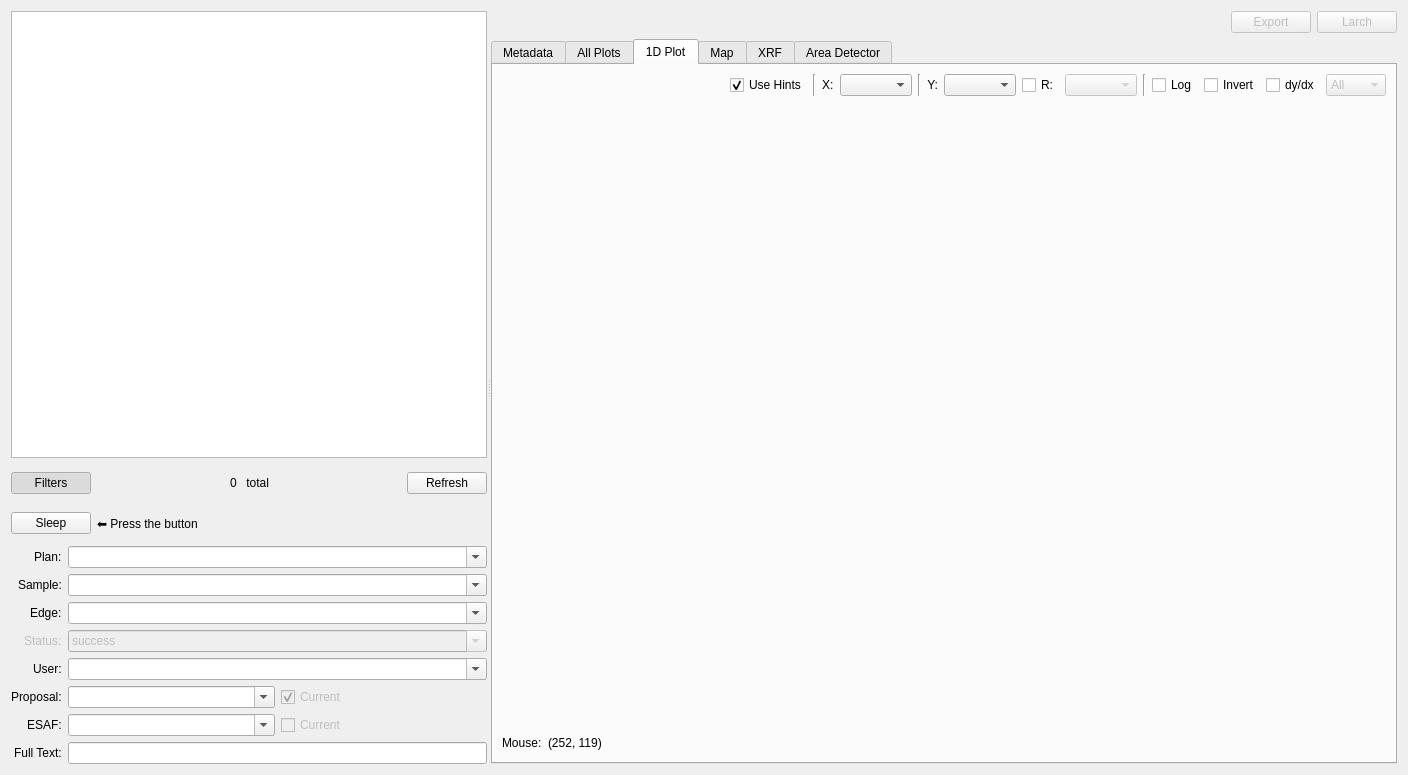
<?xml version="1.0" encoding="UTF-8"?>
<ui version="4.0">
 <class>run_browser_widget</class>
 <widget class="QWidget" name="run_browser_widget">
  <property name="geometry">
   <rect>
    <x>0</x>
    <y>0</y>
    <width>1408</width>
    <height>775</height>
   </rect>
  </property>
  <property name="windowTitle">
   <string>Run Browser</string>
  </property>
  <layout class="QVBoxLayout" name="verticalLayout_3">
   <item>
    <widget class="QSplitter" name="splitter">
     <property name="orientation">
      <enum>Qt::Horizontal</enum>
     </property>
     <widget class="QWidget" name="verticalLayoutWidget">
      <layout class="QVBoxLayout" name="run_list_layout" stretch="1,0,0,0">
       <item>
        <widget class="QTableView" name="run_tableview">
         <property name="sizePolicy">
          <sizepolicy hsizetype="Preferred" vsizetype="Expanding">
           <horstretch>1</horstretch>
           <verstretch>0</verstretch>
          </sizepolicy>
         </property>
         <property name="maximumSize">
          <size>
           <width>16777215</width>
           <height>16777215</height>
          </size>
         </property>
         <property name="baseSize">
          <size>
           <width>100</width>
           <height>0</height>
          </size>
         </property>
         <property name="sortingEnabled">
          <bool>true</bool>
         </property>
        </widget>
       </item>
       <item>
        <layout class="QHBoxLayout" name="filters_button_layout">
         <property name="spacing">
          <number>0</number>
         </property>
         <property name="topMargin">
          <number>0</number>
         </property>
         <item>
          <widget class="RevealButton" name="filters_button">
           <property name="text">
            <string>Filters</string>
           </property>
           <property name="checkable">
            <bool>true</bool>
           </property>
           <property name="checked">
            <bool>true</bool>
           </property>
          </widget>
         </item>
         <item>
          <spacer name="horizontalSpacer_4">
           <property name="orientation">
            <enum>Qt::Horizontal</enum>
           </property>
           <property name="sizeHint" stdset="0">
            <size>
             <width>40</width>
             <height>20</height>
            </size>
           </property>
          </spacer>
         </item>
         <item>
          <widget class="QWidget" name="runs_total_layout" native="true">
           <property name="sizePolicy">
            <sizepolicy hsizetype="Preferred" vsizetype="Preferred">
             <horstretch>0</horstretch>
             <verstretch>0</verstretch>
            </sizepolicy>
           </property>
           <property name="minimumSize">
            <size>
             <width>0</width>
             <height>0</height>
            </size>
           </property>
           <layout class="QHBoxLayout" name="horizontalLayout_9">
            <item>
             <spacer name="horizontalSpacer_6">
              <property name="orientation">
               <enum>Qt::Horizontal</enum>
              </property>
              <property name="sizeHint" stdset="0">
               <size>
                <width>40</width>
                <height>20</height>
               </size>
              </property>
             </spacer>
            </item>
            <item>
             <widget class="QLabel" name="runs_total_label">
              <property name="text">
               <string>0</string>
              </property>
              <property name="margin">
               <number>0</number>
              </property>
             </widget>
            </item>
            <item>
             <widget class="QLabel" name="label_11">
              <property name="text">
               <string> total</string>
              </property>
             </widget>
            </item>
            <item>
             <spacer name="horizontalSpacer_5">
              <property name="orientation">
               <enum>Qt::Horizontal</enum>
              </property>
              <property name="sizeHint" stdset="0">
               <size>
                <width>40</width>
                <height>20</height>
               </size>
              </property>
             </spacer>
            </item>
           </layout>
          </widget>
         </item>
         <item>
          <spacer name="horizontalSpacer">
           <property name="orientation">
            <enum>Qt::Horizontal</enum>
           </property>
           <property name="sizeHint" stdset="0">
            <size>
             <width>40</width>
             <height>20</height>
            </size>
           </property>
          </spacer>
         </item>
         <item>
          <widget class="QPushButton" name="refresh_runs_button">
           <property name="text">
            <string>Refresh</string>
           </property>
          </widget>
         </item>
        </layout>
       </item>
       <item>
        <layout class="QHBoxLayout" name="horizontalLayout_8">
         <property name="topMargin">
          <number>4</number>
         </property>
         <item>
          <widget class="QPushButton" name="sleep_button">
           <property name="text">
            <string>Sleep</string>
           </property>
          </widget>
         </item>
         <item>
          <widget class="QLabel" name="sleep_label">
           <property name="text">
            <string>⬅ Press the button</string>
           </property>
          </widget>
         </item>
         <item>
          <spacer name="horizontalSpacer_8">
           <property name="orientation">
            <enum>Qt::Horizontal</enum>
           </property>
           <property name="sizeHint" stdset="0">
            <size>
             <width>40</width>
             <height>20</height>
            </size>
           </property>
          </spacer>
         </item>
        </layout>
       </item>
       <item>
        <widget class="FiltersWidget" name="filters_widget" native="true">
         <layout class="QVBoxLayout" name="verticalLayout_4">
          <property name="leftMargin">
           <number>0</number>
          </property>
          <property name="topMargin">
           <number>0</number>
          </property>
          <property name="rightMargin">
           <number>0</number>
          </property>
          <property name="bottomMargin">
           <number>0</number>
          </property>
          <item>
           <layout class="QFormLayout" name="filters_layout">
            <property name="labelAlignment">
             <set>Qt::AlignRight|Qt::AlignTrailing|Qt::AlignVCenter</set>
            </property>
            <property name="topMargin">
             <number>6</number>
            </property>
            <item row="0" column="0">
             <widget class="QLabel" name="label_4">
              <property name="text">
               <string>Plan:</string>
              </property>
             </widget>
            </item>
            <item row="0" column="1">
             <widget class="QComboBox" name="filter_plan_combobox">
              <property name="editable">
               <bool>true</bool>
              </property>
              <property name="currentText">
               <string/>
              </property>
             </widget>
            </item>
            <item row="1" column="0">
             <widget class="QLabel" name="label_8">
              <property name="text">
               <string>Sample:</string>
              </property>
             </widget>
            </item>
            <item row="1" column="1">
             <widget class="QComboBox" name="filter_sample_combobox">
              <property name="toolTip">
               <string>The sample composition to look for. Supports regular expression. E.g. Sb.*Te</string>
              </property>
              <property name="editable">
               <bool>true</bool>
              </property>
              <property name="currentText">
               <string/>
              </property>
             </widget>
            </item>
            <item row="2" column="0">
             <widget class="QLabel" name="label_6">
              <property name="text">
               <string>Edge:</string>
              </property>
             </widget>
            </item>
            <item row="2" column="1">
             <widget class="QComboBox" name="filter_edge_combobox">
              <property name="toolTip">
               <string>The X-ray absorption edge, or energy in electron-volts, that an energy scan was collected. Supports regular expressions. E.g. Ni_K</string>
              </property>
              <property name="editable">
               <bool>true</bool>
              </property>
              <property name="currentText">
               <string/>
              </property>
             </widget>
            </item>
            <item row="4" column="0">
             <widget class="QLabel" name="label">
              <property name="text">
               <string>User:</string>
              </property>
             </widget>
            </item>
            <item row="4" column="1">
             <widget class="QComboBox" name="filter_user_combobox">
              <property name="editable">
               <bool>true</bool>
              </property>
              <property name="currentText">
               <string/>
              </property>
             </widget>
            </item>
            <item row="5" column="0">
             <widget class="QLabel" name="label_2">
              <property name="text">
               <string>Proposal:</string>
              </property>
             </widget>
            </item>
            <item row="5" column="1">
             <layout class="QHBoxLayout" name="horizontalLayout_2">
              <item>
               <widget class="QComboBox" name="filter_proposal_combobox">
                <property name="sizePolicy">
                 <sizepolicy hsizetype="Preferred" vsizetype="Expanding">
                  <horstretch>0</horstretch>
                  <verstretch>0</verstretch>
                 </sizepolicy>
                </property>
                <property name="editable">
                 <bool>true</bool>
                </property>
               </widget>
              </item>
              <item>
               <widget class="QCheckBox" name="filter_current_proposal_checkbox">
                <property name="enabled">
                 <bool>false</bool>
                </property>
                <property name="sizePolicy">
                 <sizepolicy hsizetype="Minimum" vsizetype="Minimum">
                  <horstretch>0</horstretch>
                  <verstretch>0</verstretch>
                 </sizepolicy>
                </property>
                <property name="minimumSize">
                 <size>
                  <width>100</width>
                  <height>0</height>
                 </size>
                </property>
                <property name="text">
                 <string>Current</string>
                </property>
                <property name="checked">
                 <bool>true</bool>
                </property>
               </widget>
              </item>
             </layout>
            </item>
            <item row="6" column="0">
             <widget class="QLabel" name="label_3">
              <property name="text">
               <string>ESAF:</string>
              </property>
             </widget>
            </item>
            <item row="6" column="1">
             <layout class="QHBoxLayout" name="horizontalLayout_3">
              <item>
               <widget class="QComboBox" name="filter_esaf_combobox">
                <property name="editable">
                 <bool>true</bool>
                </property>
               </widget>
              </item>
              <item>
               <widget class="QCheckBox" name="filter_current_esaf_checkbox">
                <property name="enabled">
                 <bool>false</bool>
                </property>
                <property name="text">
                 <string>Current</string>
                </property>
                <property name="checkable">
                 <bool>true</bool>
                </property>
                <property name="autoRepeat">
                 <bool>false</bool>
                </property>
               </widget>
              </item>
             </layout>
            </item>
            <item row="7" column="0">
             <widget class="QLabel" name="label_5">
              <property name="text">
               <string>Full Text:</string>
              </property>
             </widget>
            </item>
            <item row="7" column="1">
             <widget class="QLineEdit" name="filter_full_text_lineedit"/>
            </item>
            <item row="3" column="1">
             <widget class="QComboBox" name="filter_exit_status_combobox">
              <property name="enabled">
               <bool>false</bool>
              </property>
              <property name="editable">
               <bool>true</bool>
              </property>
              <property name="currentText">
               <string>success</string>
              </property>
             </widget>
            </item>
            <item row="3" column="0">
             <widget class="QLabel" name="label_9">
              <property name="enabled">
               <bool>false</bool>
              </property>
              <property name="text">
               <string>Status:</string>
              </property>
             </widget>
            </item>
           </layout>
          </item>
         </layout>
        </widget>
       </item>
      </layout>
     </widget>
     <widget class="QWidget" name="verticalLayoutWidget_2">
      <layout class="QVBoxLayout" name="run_details_layout">
       <item>
        <layout class="QHBoxLayout" name="run_buttons_layout">
         <item>
          <spacer name="horizontalSpacer_10">
           <property name="orientation">
            <enum>Qt::Horizontal</enum>
           </property>
           <property name="sizeHint" stdset="0">
            <size>
             <width>40</width>
             <height>20</height>
            </size>
           </property>
          </spacer>
         </item>
         <item>
          <widget class="QPushButton" name="export_button">
           <property name="enabled">
            <bool>false</bool>
           </property>
           <property name="text">
            <string>Export</string>
           </property>
          </widget>
         </item>
         <item>
          <widget class="QPushButton" name="larch_button">
           <property name="enabled">
            <bool>false</bool>
           </property>
           <property name="text">
            <string>Larch</string>
           </property>
          </widget>
         </item>
        </layout>
       </item>
       <item>
        <widget class="QTabWidget" name="detail_tabwidget">
         <property name="enabled">
          <bool>true</bool>
         </property>
         <property name="sizePolicy">
          <sizepolicy hsizetype="Expanding" vsizetype="Expanding">
           <horstretch>5</horstretch>
           <verstretch>0</verstretch>
          </sizepolicy>
         </property>
         <property name="currentIndex">
          <number>2</number>
         </property>
         <widget class="QWidget" name="metadata_tab">
          <attribute name="title">
           <string>Metadata</string>
          </attribute>
          <layout class="QVBoxLayout" name="verticalLayout">
           <item>
            <widget class="QPlainTextEdit" name="metadata_textedit">
             <property name="font">
              <font>
               <family>Monospace</family>
              </font>
             </property>
             <property name="readOnly">
              <bool>true</bool>
             </property>
             <property name="plainText">
              <string/>
             </property>
             <property name="placeholderText">
              <string>Select a run from the table on the left to view metadata.</string>
             </property>
            </widget>
           </item>
          </layout>
         </widget>
         <widget class="QWidget" name="multi_plots_tab">
          <property name="enabled">
           <bool>true</bool>
          </property>
          <attribute name="title">
           <string>All Plots</string>
          </attribute>
          <layout class="QVBoxLayout" name="verticalLayout_5">
           <item>
            <layout class="QHBoxLayout" name="horizontalLayout_10">
             <item>
              <spacer name="horizontalSpacer_7">
               <property name="orientation">
                <enum>Qt::Horizontal</enum>
               </property>
               <property name="sizeHint" stdset="0">
                <size>
                 <width>40</width>
                 <height>20</height>
                </size>
               </property>
              </spacer>
             </item>
             <item>
              <widget class="QCheckBox" name="plot_multi_hints_checkbox">
               <property name="text">
                <string>Use Hints</string>
               </property>
               <property name="checked">
                <bool>true</bool>
               </property>
              </widget>
             </item>
             <item>
              <widget class="QLabel" name="label_10">
               <property name="text">
                <string>X:</string>
               </property>
              </widget>
             </item>
             <item>
              <widget class="QComboBox" name="multi_signal_x_combobox"/>
             </item>
            </layout>
           </item>
           <item>
            <widget class="QScrollArea" name="multiplot_scrollarea">
             <property name="verticalScrollBarPolicy">
              <enum>Qt::ScrollBarAlwaysOn</enum>
             </property>
             <property name="horizontalScrollBarPolicy">
              <enum>Qt::ScrollBarAsNeeded</enum>
             </property>
             <property name="sizeAdjustPolicy">
              <enum>QAbstractScrollArea::AdjustIgnored</enum>
             </property>
             <property name="widgetResizable">
              <bool>true</bool>
             </property>
             <widget class="QWidget" name="scrollAreaWidgetContents">
              <property name="geometry">
               <rect>
                <x>0</x>
                <y>0</y>
                <width>84</width>
                <height>28</height>
               </rect>
              </property>
              <property name="sizePolicy">
               <sizepolicy hsizetype="Preferred" vsizetype="Expanding">
                <horstretch>0</horstretch>
                <verstretch>0</verstretch>
               </sizepolicy>
              </property>
              <layout class="QVBoxLayout" name="verticalLayout_7">
               <item>
                <widget class="BrowserMultiPlotWidget" name="plot_multi_view" native="true">
                 <property name="sizePolicy">
                  <sizepolicy hsizetype="Preferred" vsizetype="Expanding">
                   <horstretch>0</horstretch>
                   <verstretch>0</verstretch>
                  </sizepolicy>
                 </property>
                </widget>
               </item>
              </layout>
             </widget>
            </widget>
           </item>
          </layout>
         </widget>
         <widget class="QWidget" name="plot_1d_tab">
          <property name="enabled">
           <bool>true</bool>
          </property>
          <attribute name="title">
           <string>1D Plot</string>
          </attribute>
          <layout class="QVBoxLayout" name="verticalLayout_6">
           <item>
            <layout class="QHBoxLayout" name="horizontalLayout">
             <item>
              <spacer name="horizontalSpacer_2">
               <property name="orientation">
                <enum>Qt::Horizontal</enum>
               </property>
               <property name="sizeHint" stdset="0">
                <size>
                 <width>40</width>
                 <height>20</height>
                </size>
               </property>
              </spacer>
             </item>
             <item>
              <widget class="QCheckBox" name="plot_1d_hints_checkbox">
               <property name="enabled">
                <bool>true</bool>
               </property>
               <property name="text">
                <string>Use Hints</string>
               </property>
               <property name="checked">
                <bool>true</bool>
               </property>
              </widget>
             </item>
             <item>
              <widget class="Line" name="line_3">
               <property name="orientation">
                <enum>Qt::Vertical</enum>
               </property>
              </widget>
             </item>
             <item>
              <layout class="QHBoxLayout" name="horizontalLayout_6">
               <item>
                <widget class="QLabel" name="signal_x_label">
                 <property name="text">
                  <string>X:</string>
                 </property>
                </widget>
               </item>
               <item>
                <widget class="QComboBox" name="signal_x_combobox"/>
               </item>
              </layout>
             </item>
             <item>
              <widget class="Line" name="line">
               <property name="orientation">
                <enum>Qt::Vertical</enum>
               </property>
              </widget>
             </item>
             <item>
              <layout class="QHBoxLayout" name="horizontalLayout_5">
               <item>
                <widget class="QLabel" name="label_7">
                 <property name="text">
                  <string>Y:</string>
                 </property>
                 <property name="alignment">
                  <set>Qt::AlignRight|Qt::AlignTrailing|Qt::AlignVCenter</set>
                 </property>
                </widget>
               </item>
               <item>
                <widget class="QComboBox" name="signal_y_combobox"/>
               </item>
              </layout>
             </item>
             <item>
              <layout class="QHBoxLayout" name="horizontalLayout_4">
               <item>
                <widget class="QCheckBox" name="signal_r_checkbox">
                 <property name="enabled">
                  <bool>true</bool>
                 </property>
                 <property name="text">
                  <string>R:</string>
                 </property>
                 <property name="checked">
                  <bool>false</bool>
                 </property>
                </widget>
               </item>
               <item>
                <widget class="QComboBox" name="signal_r_combobox">
                 <property name="enabled">
                  <bool>false</bool>
                 </property>
                </widget>
               </item>
              </layout>
             </item>
             <item>
              <widget class="Line" name="line_2">
               <property name="orientation">
                <enum>Qt::Vertical</enum>
               </property>
              </widget>
             </item>
             <item>
              <widget class="QCheckBox" name="logarithm_checkbox">
               <property name="enabled">
                <bool>true</bool>
               </property>
               <property name="text">
                <string>Log</string>
               </property>
              </widget>
             </item>
             <item>
              <widget class="QCheckBox" name="invert_checkbox">
               <property name="enabled">
                <bool>true</bool>
               </property>
               <property name="text">
                <string>Invert</string>
               </property>
              </widget>
             </item>
             <item>
              <widget class="QCheckBox" name="gradient_checkbox">
               <property name="enabled">
                <bool>true</bool>
               </property>
               <property name="text">
                <string>dy/dx</string>
               </property>
              </widget>
             </item>
             <item>
              <widget class="QComboBox" name="comboBox">
               <property name="enabled">
                <bool>false</bool>
               </property>
               <property name="sizePolicy">
                <sizepolicy hsizetype="Preferred" vsizetype="Fixed">
                 <horstretch>0</horstretch>
                 <verstretch>0</verstretch>
                </sizepolicy>
               </property>
               <item>
                <property name="text">
                 <string>All</string>
                </property>
               </item>
               <item>
                <property name="text">
                 <string>Sum</string>
                </property>
               </item>
               <item>
                <property name="text">
                 <string>Avg</string>
                </property>
               </item>
               <item>
                <property name="text">
                 <string>Mean</string>
                </property>
               </item>
              </widget>
             </item>
            </layout>
           </item>
           <item>
            <widget class="Browser1DPlotWidget" name="plot_1d_view" native="true">
             <property name="sizePolicy">
              <sizepolicy hsizetype="Preferred" vsizetype="Expanding">
               <horstretch>0</horstretch>
               <verstretch>0</verstretch>
              </sizepolicy>
             </property>
            </widget>
           </item>
           <item>
            <layout class="QHBoxLayout" name="horizontalLayout_7">
             <item>
              <widget class="QLabel" name="label_12">
               <property name="text">
                <string>Mouse:</string>
               </property>
              </widget>
             </item>
             <item>
              <widget class="QLabel" name="hover_coords_label">
               <property name="text">
                <string>(252, 119)</string>
               </property>
              </widget>
             </item>
             <item>
              <spacer name="horizontalSpacer_3">
               <property name="orientation">
                <enum>Qt::Horizontal</enum>
               </property>
               <property name="sizeHint" stdset="0">
                <size>
                 <width>40</width>
                 <height>20</height>
                </size>
               </property>
              </spacer>
             </item>
            </layout>
           </item>
          </layout>
         </widget>
         <widget class="QWidget" name="map_tab">
          <property name="enabled">
           <bool>true</bool>
          </property>
          <attribute name="title">
           <string>Map</string>
          </attribute>
          <layout class="QVBoxLayout" name="verticalLayout_2">
           <item>
            <layout class="QHBoxLayout" name="horizontalLayout_11">
             <item>
              <spacer name="horizontalSpacer_9">
               <property name="orientation">
                <enum>Qt::Horizontal</enum>
               </property>
               <property name="sizeHint" stdset="0">
                <size>
                 <width>40</width>
                 <height>20</height>
                </size>
               </property>
              </spacer>
             </item>
             <item>
              <widget class="QCheckBox" name="plot_2d_hints_checkbox">
               <property name="enabled">
                <bool>true</bool>
               </property>
               <property name="toolTip">
                <string>Limits the selectable signals to those marked as &quot;hinted&quot;.</string>
               </property>
               <property name="text">
                <string>Use Hints</string>
               </property>
               <property name="checked">
                <bool>true</bool>
               </property>
              </widget>
             </item>
             <item>
              <layout class="QHBoxLayout" name="horizontalLayout_14">
               <item>
                <widget class="QLabel" name="signal_value_label">
                 <property name="text">
                  <string>Value:</string>
                 </property>
                </widget>
               </item>
               <item>
                <widget class="QComboBox" name="signal_value_combobox">
                 <property name="enabled">
                  <bool>true</bool>
                 </property>
                </widget>
               </item>
              </layout>
             </item>
             <item>
              <widget class="QCheckBox" name="logarithm_checkbox_2d">
               <property name="enabled">
                <bool>true</bool>
               </property>
               <property name="toolTip">
                <string>Plot on a logarithmic scale</string>
               </property>
               <property name="text">
                <string>Log</string>
               </property>
              </widget>
             </item>
             <item>
              <widget class="QCheckBox" name="invert_checkbox_2d">
               <property name="enabled">
                <bool>true</bool>
               </property>
               <property name="toolTip">
                <string>Invert the values in the map</string>
               </property>
               <property name="text">
                <string>Invert</string>
               </property>
              </widget>
             </item>
             <item>
              <widget class="QCheckBox" name="gradient_checkbox_2d">
               <property name="enabled">
                <bool>true</bool>
               </property>
               <property name="toolTip">
                <string>Show the magnitude of the gradient</string>
               </property>
               <property name="text">
                <string>Grad</string>
               </property>
              </widget>
             </item>
             <item>
              <widget class="QComboBox" name="aggregate_combobox_2d">
               <property name="sizePolicy">
                <sizepolicy hsizetype="Preferred" vsizetype="Fixed">
                 <horstretch>0</horstretch>
                 <verstretch>0</verstretch>
                </sizepolicy>
               </property>
               <property name="toolTip">
                <string>What comparison to use if multiple compatible scans have been selected.</string>
               </property>
               <item>
                <property name="text">
                 <string>Median</string>
                </property>
               </item>
               <item>
                <property name="text">
                 <string>Mean</string>
                </property>
               </item>
               <item>
                <property name="text">
                 <string>Sum</string>
                </property>
               </item>
               <item>
                <property name="text">
                 <string>StDev</string>
                </property>
               </item>
               <item>
                <property name="text">
                 <string>Max</string>
                </property>
               </item>
               <item>
                <property name="text">
                 <string>Min</string>
                </property>
               </item>
              </widget>
             </item>
            </layout>
           </item>
           <item>
            <widget class="Browser2DPlotWidget" name="plot_2d_view" native="true">
             <property name="sizePolicy">
              <sizepolicy hsizetype="Preferred" vsizetype="Expanding">
               <horstretch>0</horstretch>
               <verstretch>0</verstretch>
              </sizepolicy>
             </property>
            </widget>
           </item>
          </layout>
         </widget>
         <widget class="QWidget" name="xrf_tab">
          <property name="enabled">
           <bool>false</bool>
          </property>
          <attribute name="title">
           <string>XRF</string>
          </attribute>
         </widget>
         <widget class="QWidget" name="ad_tab">
          <property name="enabled">
           <bool>false</bool>
          </property>
          <attribute name="title">
           <string>Area Detector</string>
          </attribute>
         </widget>
        </widget>
       </item>
      </layout>
     </widget>
    </widget>
   </item>
  </layout>
 </widget>
 <customwidgets>
  <customwidget>
   <class>RevealButton</class>
   <extends>QPushButton</extends>
   <header>firefly.button</header>
  </customwidget>
  <customwidget>
   <class>FiltersWidget</class>
   <extends>QWidget</extends>
   <header>firefly.run_browser</header>
   <container>1</container>
  </customwidget>
  <customwidget>
   <class>Browser1DPlotWidget</class>
   <extends>QWidget</extends>
   <header>firefly.run_browser</header>
   <container>1</container>
  </customwidget>
  <customwidget>
   <class>Browser2DPlotWidget</class>
   <extends>QWidget</extends>
   <header>firefly.run_browser</header>
   <container>1</container>
  </customwidget>
  <customwidget>
   <class>BrowserMultiPlotWidget</class>
   <extends>QWidget</extends>
   <header>firefly.run_browser</header>
   <container>1</container>
  </customwidget>
 </customwidgets>
 <tabstops>
  <tabstop>run_tableview</tabstop>
  <tabstop>filters_button</tabstop>
  <tabstop>refresh_runs_button</tabstop>
  <tabstop>filter_proposal_combobox</tabstop>
  <tabstop>filter_current_proposal_checkbox</tabstop>
  <tabstop>filter_esaf_combobox</tabstop>
  <tabstop>filter_current_esaf_checkbox</tabstop>
 </tabstops>
 <resources/>
 <connections>
  <connection>
   <sender>filters_button</sender>
   <signal>toggled(bool)</signal>
   <receiver>filters_widget</receiver>
   <slot>setVisible(bool)</slot>
   <hints>
    <hint type="sourcelabel">
     <x>50</x>
     <y>341</y>
    </hint>
    <hint type="destinationlabel">
     <x>149</x>
     <y>365</y>
    </hint>
   </hints>
  </connection>
  <connection>
   <sender>filter_current_esaf_checkbox</sender>
   <signal>toggled(bool)</signal>
   <receiver>filter_esaf_combobox</receiver>
   <slot>setDisabled(bool)</slot>
   <hints>
    <hint type="sourcelabel">
     <x>234</x>
     <y>444</y>
    </hint>
    <hint type="destinationlabel">
     <x>123</x>
     <y>444</y>
    </hint>
   </hints>
  </connection>
  <connection>
   <sender>filter_current_proposal_checkbox</sender>
   <signal>toggled(bool)</signal>
   <receiver>filter_proposal_combobox</receiver>
   <slot>setDisabled(bool)</slot>
   <hints>
    <hint type="sourcelabel">
     <x>234</x>
     <y>411</y>
    </hint>
    <hint type="destinationlabel">
     <x>123</x>
     <y>411</y>
    </hint>
   </hints>
  </connection>
  <connection>
   <sender>signal_r_checkbox</sender>
   <signal>toggled(bool)</signal>
   <receiver>signal_r_combobox</receiver>
   <slot>setEnabled(bool)</slot>
   <hints>
    <hint type="sourcelabel">
     <x>657</x>
     <y>61</y>
    </hint>
    <hint type="destinationlabel">
     <x>741</x>
     <y>61</y>
    </hint>
   </hints>
  </connection>
 </connections>
</ui>
